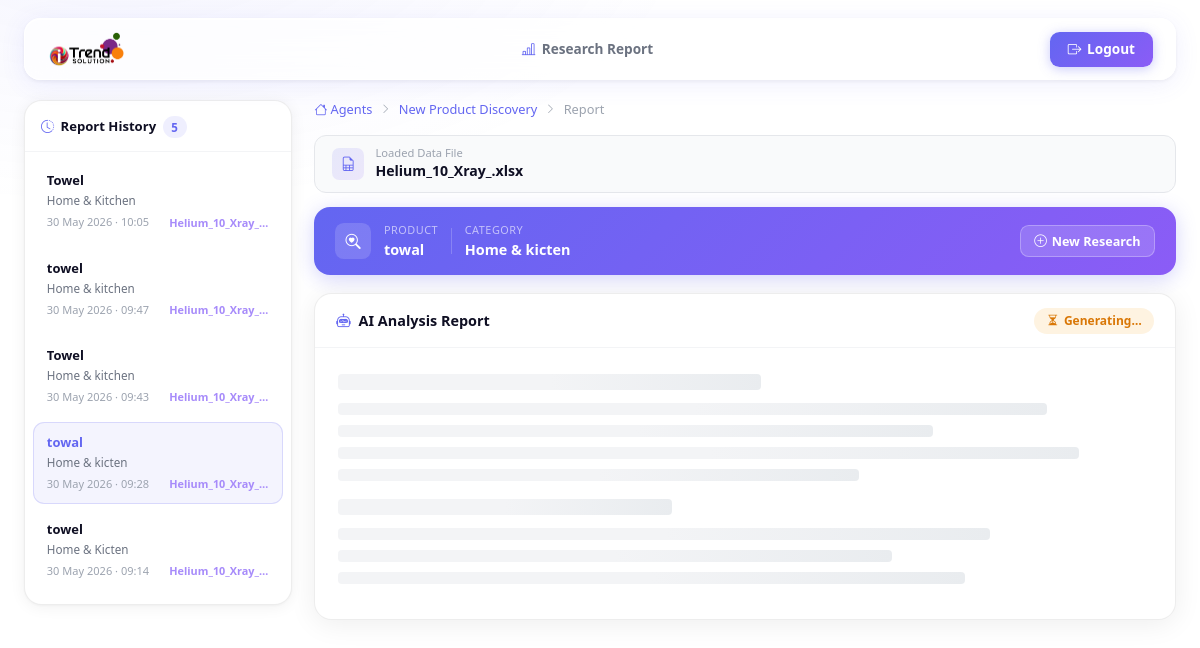
The page /report/2/ on the database its author committed.
### iTrendAI/models.py (models this page shows, shortened)
class ResearchReport(models.Model):
    product_name = models.CharField(max_length=255)
    category     = models.CharField(max_length=255)
    file_name    = models.CharField(max_length=255, default='—')
    ai_output    = models.TextField()
    created_at   = models.DateTimeField(auto_now_add=True)
    class Meta:
        ordering = ['-created_at']

### iTrendAI/views.py (the view)
# urls.py: path('report/<int:pk>/',             views.view_report,               name='view_report'),
def view_report(request, pk):
    report  = get_object_or_404(ResearchReport, pk=pk)
    history = ResearchReport.objects.all()
    context = {
        'product_name': report.product_name,
        'category':     report.category,
        'file_name':    report.file_name,
        'ai_output':    report.ai_output,
        'history':      history,
        'current_id':   report.pk,
    }
    return render(request, 'newproductresearchreport.html', context)

### iTrendAI/templates/newproductresearchreport.html (shortened to what this page needs)
{% load static %}
<!DOCTYPE html>
<html lang="en">
<head>
  <link href="https://cdn.jsdelivr.net/npm/bootstrap@5.3.8/dist/css/bootstrap.min.css" rel="stylesheet">
  <link href="https://cdn.jsdelivr.net/npm/bootstrap-icons@1.11.3/font/bootstrap-icons.min.css" rel="stylesheet">
</head>
<body>
  <nav class="glass-nav">
    <a href="{% url 'iTrendAI:agents' %}" class="nav-brand">
      <img src="{% static 'image/iTrend Logo.png' %}" alt="iTrend Logo">
    </a>
    <span class="nav-center"><i class="bi bi-bar-chart-line"></i> Research Report</span>
    <a href="#" class="btn-gradient"><i class="bi bi-box-arrow-right"></i> Logout</a>
  </nav>
  <div class="page-wrapper">
    <div class="layout">
      <aside class="sidebar" id="sidebar">
        <div class="sidebar-header">
          <span class="sidebar-title">
            <i class="bi bi-clock-history"></i> Report History
            <span class="sidebar-count">{{ history.count }}</span>
          </span>
        </div>
        <div class="sidebar-list">
          {% if history %}
            {% for report in history %}
            <a href="{% url 'iTrendAI:view_report' report.pk %}"
               class="history-item {% if report.pk == current_id %}active{% endif %}">
              <div class="hi-name">{{ report.product_name }}</div>
              <div class="hi-cat">{{ report.category }}</div>
              <div class="hi-meta">
                <span class="hi-date">{{ report.created_at|date:"d M Y · H:i" }}</span>
                <span class="hi-file" title="{{ report.file_name }}">{{ report.file_name }}</span>
              </div>
            </a>
            {% endfor %}
          {% else %}
            <div class="history-empty-sb">
              <i class="bi bi-inbox"></i>
              <p>No reports saved yet.</p>
            </div>
          {% endif %}
        </div>
      </aside>
      <main class="main-content">
        <div class="breadcrumb-row">
          <a href="{% url 'iTrendAI:agents' %}"><i class="bi bi-house"></i> Agents</a>
          <i class="bi bi-chevron-right"></i>
          <a href="{% url 'iTrendAI:newproductresearch' %}">New Product Discovery</a>
          <i class="bi bi-chevron-right"></i>
          <span>Report</span>
        </div>
        <div class="file-banner">
          <div class="file-banner-icon"><i class="bi bi-file-earmark-spreadsheet"></i></div>
          <div>
            <div class="file-banner-label">Loaded Data File</div>
            <div class="file-banner-name">{{ file_name|default:"—" }}</div>
          </div>
        </div>
        <div class="meta-bar">
          <div class="meta-icon"><i class="bi bi-search-heart"></i></div>
          <div class="meta-field">
            <span class="meta-label">Product</span>
            <span class="meta-value">{{ product_name|default:"—" }}</span>
          </div>
          <div class="meta-field">
            <span class="meta-label">Category</span>
            <span class="meta-value">{{ category|default:"—" }}</span>
          </div>
          <div class="meta-actions">
            <a href="{% url 'iTrendAI:newproductresearch' %}" class="btn-light-ghost">
              <i class="bi bi-plus-circle"></i> New Research
            </a>
          </div>
        </div>
        <div class="report-card">
          <div class="report-card-header">
            <div class="report-header-left"><i class="bi bi-robot"></i> AI Analysis Report</div>
            <div class="d-flex align-items-center gap-2">
              <span id="statusBadge" class="status-badge generating">
                <i class="bi bi-hourglass-split"></i> Generating…
              </span>
            </div>
          </div>
          <div class="skeleton-wrap" id="skeleton">
            <div class="skeleton-line thick" style="width:52%"></div>
            <div class="skeleton-line" style="width:87%"></div>
            <div class="skeleton-line" style="width:73%"></div>
            <div class="skeleton-line" style="width:91%"></div>
            <div class="skeleton-line" style="width:64%"></div>
            <div class="skeleton-line thick" style="width:41%; margin-top:1.1rem;"></div>
            <div class="skeleton-line" style="width:80%"></div>
            <div class="skeleton-line" style="width:68%"></div>
            <div class="skeleton-line" style="width:77%"></div>
          </div>
        </div>
      </main>
    </div>
  </div>
</body>
</html>

### rows shown on the page
ResearchReport: product_name "Towel", category "Home & Kitchen", created_at "30 May 2026 · 10:05", file_name "Helium_10_Xray_…"
ResearchReport: product_name "towel", category "Home & kitchen", created_at "30 May 2026 · 09:47", file_name "Helium_10_Xray_…"
ResearchReport: product_name "Towel", category "Home & kitchen", created_at "30 May 2026 · 09:43", file_name "Helium_10_Xray_…"
ResearchReport: product_name "towal", category "Home & kicten", created_at "30 May 2026 · 09:28", file_name "Helium_10_Xray_…", file_name "Helium_10_Xray_.xlsx"
ResearchReport: product_name "towel", category "Home & Kicten", created_at "30 May 2026 · 09:14", file_name "Helium_10_Xray_…"

### other values the page prints
{{ history.count }} "5"
